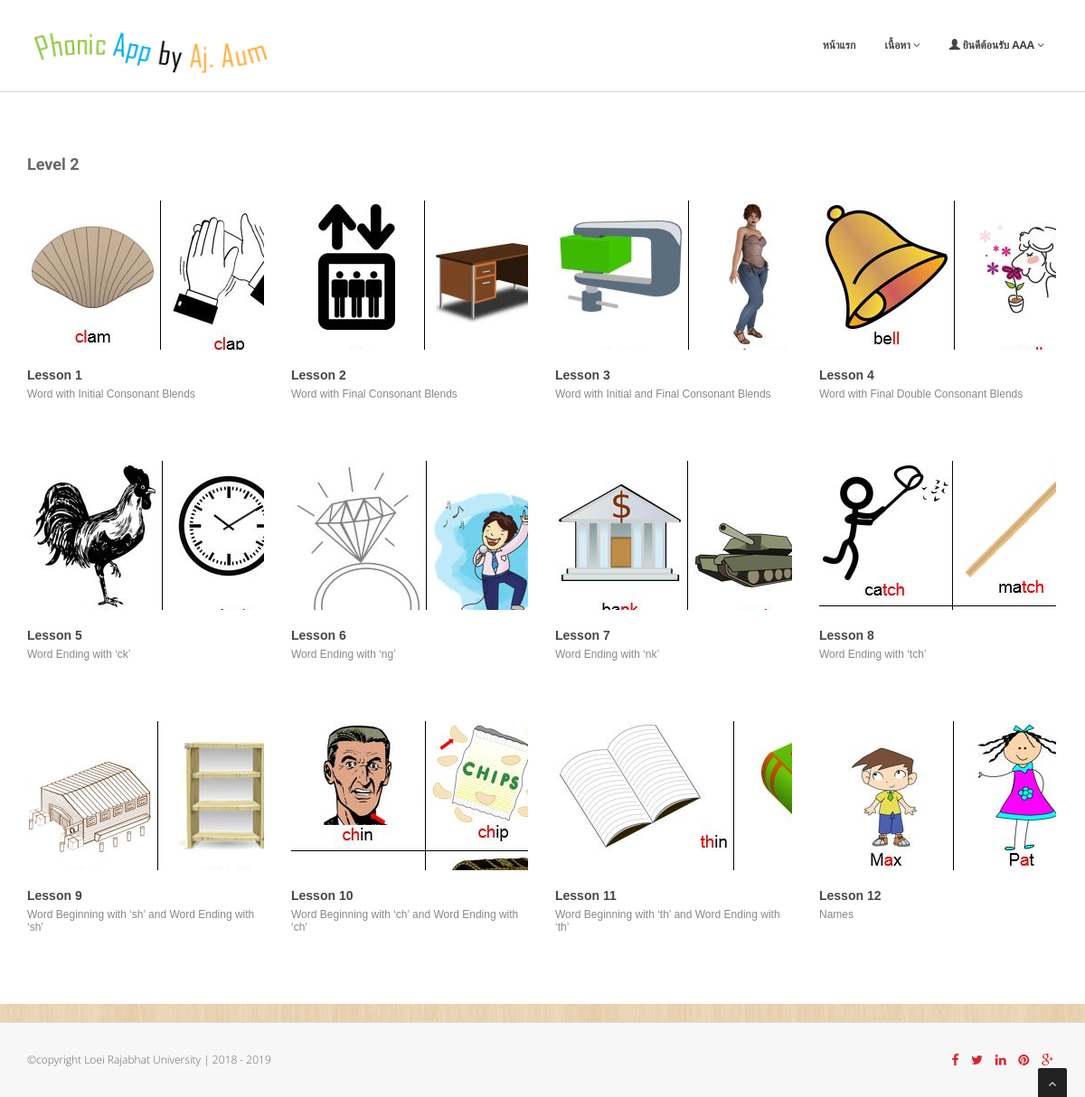
Page /level2.php (signed in) on the earlier database version.
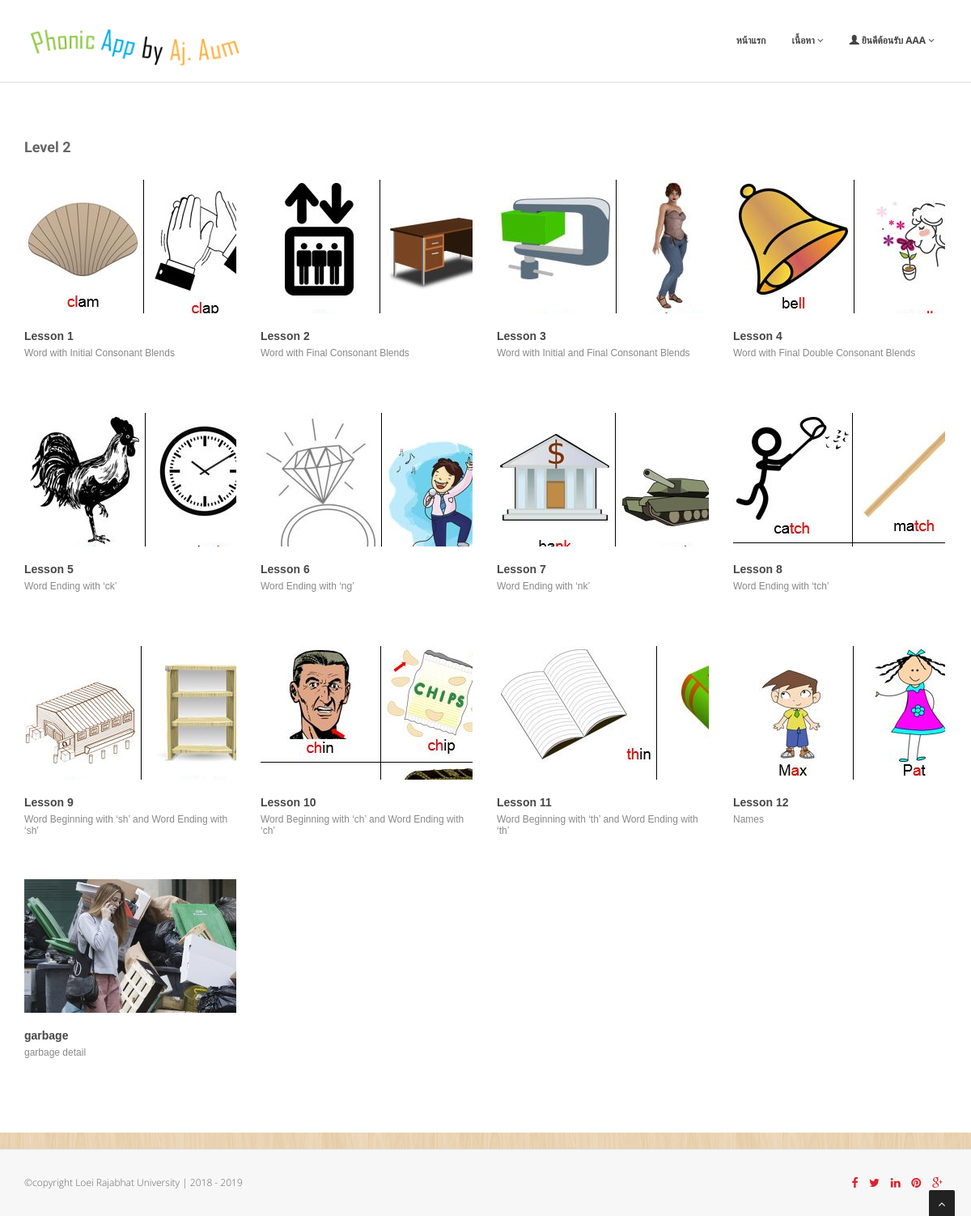
Same page on the later database version.
### tables this page shows
CREATE TABLE `lesson_detail` (
  `lesson_id` varchar(10) NOT NULL COMMENT 'รหัสบทเรียน',
  `level` varchar(5) NOT NULL COMMENT 'Level No',
  `lesson_no` int(5) NOT NULL COMMENT 'ลำดับบทเรียน',
  `lesson_name` varchar(100) NOT NULL COMMENT 'ชื่อบทเรียน',
  `lesson_desc` varchar(100) NOT NULL COMMENT 'คำอธิบายบทเรียน',
  `small_image` varchar(50) NOT NULL COMMENT 'รูปบทเรียน',
  `big_image` varchar(50) NOT NULL COMMENT 'รูปบทเรียนใหญ่',
  `maxpage` int(11) NOT NULL,
  `youtube` varchar(20) NOT NULL,
  `create_date` timestamp NOT NULL DEFAULT CURRENT_TIMESTAMP ON UPDATE CURRENT_TIMESTAMP
);

### level2.php (the view, shortened to what this page needs)
<!DOCTYPE html>
<html lang="en">
<head>
<link href="css/bootstrap.min.css" rel="stylesheet" />
<link href="css/cubeportfolio.min.css" rel="stylesheet" />
<link href="css/style.css" rel="stylesheet" />
<link id="t-colors" href="skins/default.css" rel="stylesheet" />
	<link id="bodybg" href="bodybg/bg1.css" rel="stylesheet" type="text/css" />
</head>
<body>
<div id="wrapper">
	<?php include 'template/NavAdmin.php'; ?>
	<section id="content">
	<div class="container">
		<div class="row">
			<div class="col-lg-12">
				<h4 class="heading">Level 2</h4>
				<div id="grid-container" class="cbp-l-grid-projects">
					<ul>
					<?php
					include 'db_connection.php';
					$sql = "SELECT * FROM lesson_detail where level = '2' order by lesson_no";
					$result = $conn->query($sql);
					if ($result->num_rows > 0) {
						while($row = $result->fetch_assoc()) {
					?>
						<li class="cbp-item graphic">
							<div class="cbp-caption">
								<div class="cbp-caption-defaultWrap">
									<img src="<?php echo $row["small_image"];?>" alt="" />
								</div>
								<div class="cbp-caption-activeWrap">
									<div class="cbp-l-caption-alignCenter">
										<div class="cbp-l-caption-body">
											<a href="<?php echo $row["big_image"];?>" class="cbp-lightbox cbp-l-caption-buttonRight" data-title="<?php echo $row["lesson_name"];?>">ดูรูปตัวอย่าง</a>
											<a href="lesson_show.php?lesson_id=<?php echo $row["lesson_id"];?>" class="cbp-l-caption-buttonRight">เข้าเรียน</a>
										</div>
									</div>
								</div>
							</div>
							<div class="cbp-l-grid-projects-title"><?php echo $row["lesson_name"];?></div>
							<div class="cbp-l-grid-projects-desc"><?php echo $row["lesson_desc"];?></div>
						</li>
					<?php
						}
					}
					?>
				</ul>
			</div>
		</div>
	</div>
</section>
		<?php include 'template/footer.php'; ?>
</body>
</html>

Differences in the rows shown:
added lesson_detail: small_image (picture), lesson_name "garbage", lesson_desc "garbage detail"
